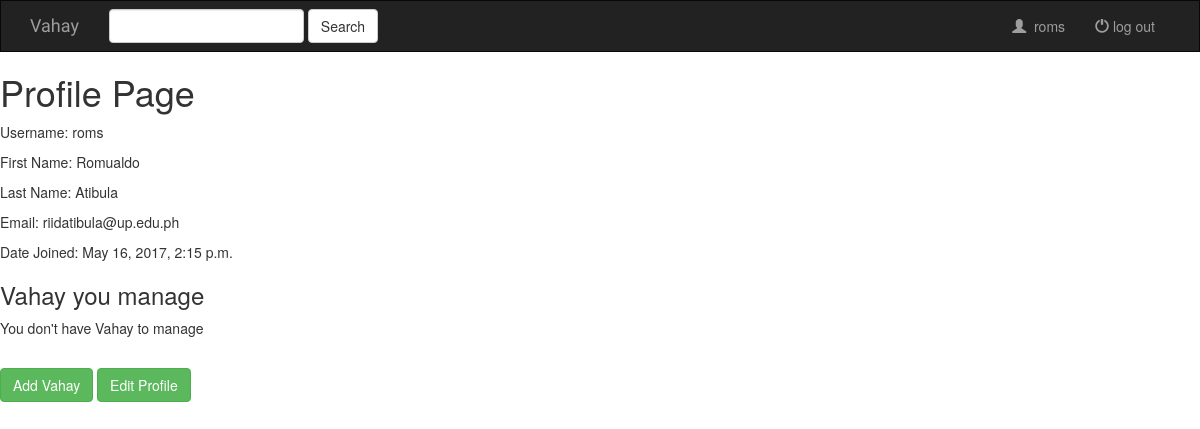
The app's page /roms/ (signed in), older data.
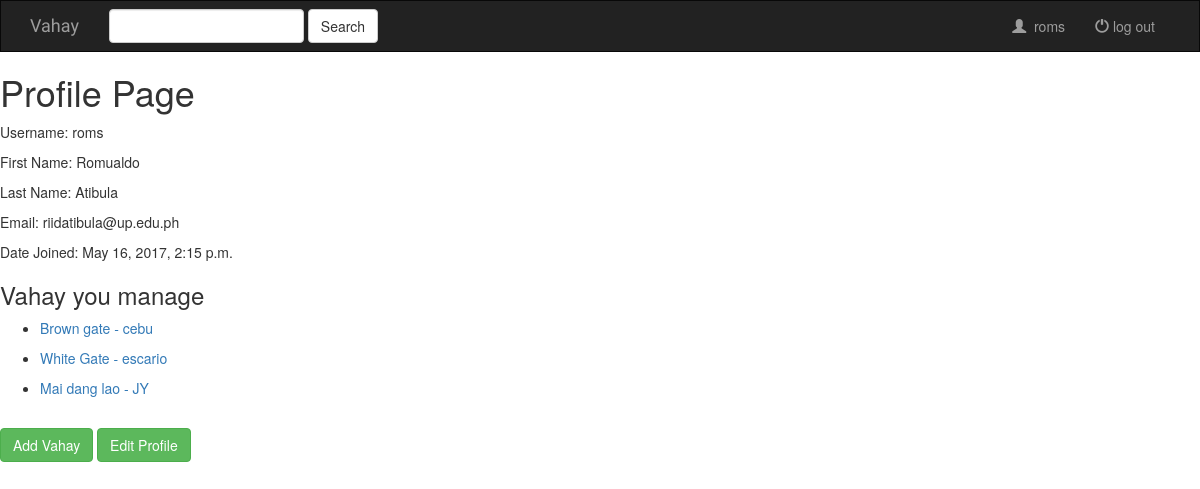
The same page, newer data.
### vahay/models.py (models this page shows, shortened)
class Vahay(models.Model):
	owner = models.ForeignKey(User, on_delete=models.CASCADE)
	name = models.CharField(max_length=255)
	rent_range = models.CharField(max_length=100)
	category = models.CharField(max_length=100)
	contact_details = models.CharField(max_length=100)
	rating = models.IntegerField(default=0)
	location = models.CharField(max_length=255)
	available = models.BooleanField(default=1)
	def __str__(self):
		return self.name + " - " + self.location

### vahaysite/views.py (the view)
# urls.py: url(r'^(?P<username>\w+)/$', views.profile, name='profile'),
def profile(request, username):
	if not request.user.is_authenticated:
		return redirect('/')
	vahays =  request.user.vahay_set.all()
	context = {
		'vahays':vahays
	}
	return render(request, 'profile.html', context=context)

### vahaysite/templates/profile.html (shortened to what this page needs)
{% extends 'base.html' %}
{% block body %}
	<h1>Profile Page</h1>
	<p>Username: {{ user.username }}</p>
	<p>First Name: {{ user.first_name}}</p>
	<p>Last Name: {{ user.last_name }}</p>
	<p>Email: {{ user.email }}</p>
	<p>Date Joined: {{ user.date_joined }}</p>
	<h3>Vahay you manage</h3>
	{% for vahay in vahays %}
		<ul>
			<li><a href="{% url 'vahay:vahay_details' vahay.pk %}">{{ vahay }}</a></li>
		</ul>
	{% endfor %}
	{% if user.vahay_set.count <= 0 %}
		<p>You don't have Vahay to manage</p>
	{% endif %}<br>
	<a href="{% url 'vahay:add_vahay' user.username %}" class="btn btn-success">Add Vahay</a>
	<a href="{% url 'registration:edit_profile' %}" class="btn btn-success">Edit Profile</a>
{% endblock %}

Row changes from the older to the newer data that the page shows:
added Vahay: name+location "Brown gate - cebu"
added Vahay: name+location "White Gate - escario"
added Vahay: name+location "Mai dang lao - JY"
Text that changed along with them:
text no longer shown: "You don't have Vahay to manage"
